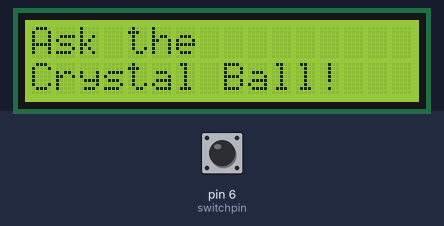
Bench run of a sketch on a simulated Arduino Uno, built with avr-gcc and run on an emulated ATmega328P. On the bench: 16×2 character LCD. Inputs (shaded band) come from the test bench; at power-on: pin 6 (switchpin) LOW. Random numbers use the default seed unless the sketch sets one.

Above: at 1.2 s.
1.3 s: pin 6 (switchpin) pulled HIGH for 0.15 s
At 2.4 s:
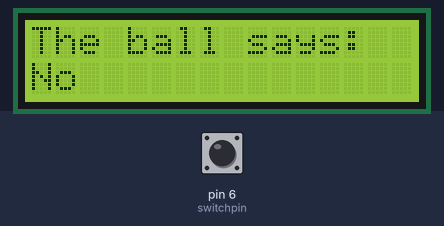
4.4 s: pin 6 (switchpin) pulled HIGH for 3.2 s
At 8.9 s:
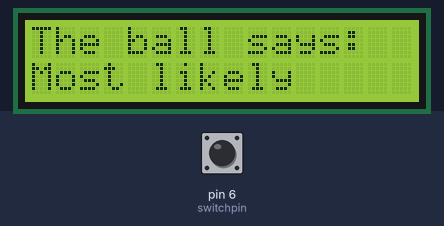
Timing chart, 0 to 10.4 s (numbered marks = the images above; inputs shaded):
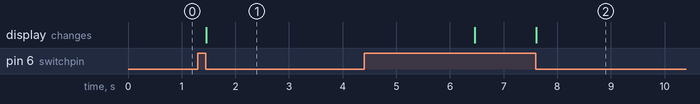

The sketch:

crystal_ball.ino
```cpp
#include <LiquidCrystal.h>
LiquidCrystal lcd(12, 11, 5, 4, 3, 2);
const int switchpin = 6;
int switchstate = 0;
int prevswitchstate = 0;
int reply;

void setup() {
  // put your setup code here, to run once:
  lcd.begin(16, 2);
  pinMode(switchpin, INPUT);
  lcd.print("Ask the");
  lcd.setCursor(0, 1);
  lcd.print("Crystal Ball!");
}

void loop() {
  // put your main code here, to run repeatedly:
  switchstate = digitalRead(switchpin);
  if (switchstate != prevswitchstate) {
    if (switchstate == LOW) {
      reply = random(8);
      lcd.clear();
      lcd.setCursor(0, 0);
      lcd.print("The ball says:");
      lcd.setCursor(0, 1);
      switch(reply){
        case 0:
        lcd.print("Yes");
        break;
        case 1:
        lcd.print("Most likely");
        break;
        case 2:
        lcd.print("Certainly");
        break;
        case 3:
        lcd.print("Outlook good");
        break;
        case 4:
        lcd.print("Unsure");
        break;
        case 5:
        lcd.print("Ask again");
        break;
        case 6:
        lcd.print("Doubtful");
        break;
        case 7:
        lcd.print("No");
        break;
      }
      delay(5000);
      lcd.clear();
      lcd.setCursor(0, 0);
      lcd.print("Ask the");
      lcd.setCursor(0, 1);
      lcd.print("Crystal Ball!");
    }
  }
  prevswitchstate = switchstate;
}
```

Measured:
- after the input at 1.3 s, the display: changes after 0.15 s (image 1)
